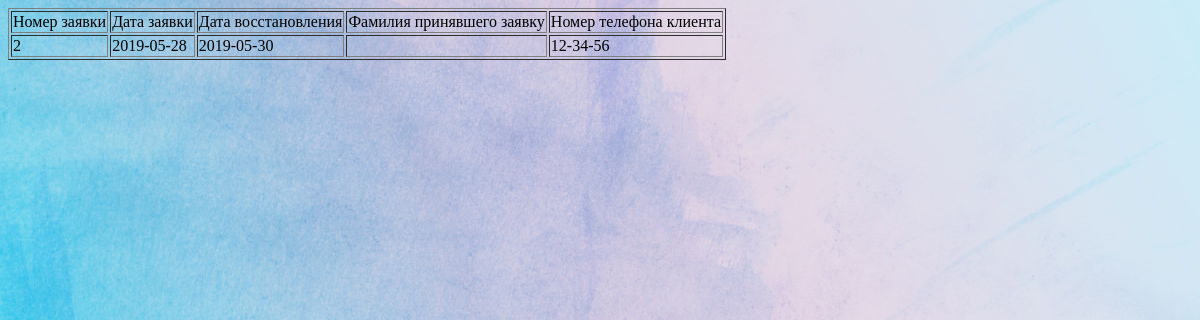
Screenshot of /ind_repair_table.php with the database file from the repository.
### tables this page shows
CREATE TABLE `repairs` (
  `number_claim` int(5) NOT NULL,
  `date_claim` date NOT NULL,
  `date_repair` date NOT NULL,
  `inspector` varchar(15) DEFAULT NULL,
  `customer_phone` varchar(10) NOT NULL
);

### ind_repair_table.php (the view, shortened to what this page needs)
<?php
include "ind1.php";
$rep = mysqli_query($link, "select * from repairs;");
if($rep)
{
  echo '<form name="feedback" action="" method="post">';
  echo "<table border=1>";
  echo "<tr><td>Номер заявки</td><td>Дата заявки</td><td>Дата восстановления</td><td>Фамилия принявшего заявку</td><td>Номер телефона клиента</td></tr>";
  while($r = mysqli_fetch_array($rep))
  {
    echo "<tr><td>".$r['number_claim']."&nbsp;</td><td>".$r['date_claim']."&nbsp </td><td>".$r['date_repair']."&nbsp;</td><td>" .$r['inspector']."&nbsp;</td><td>".$r['customer_phone']."&nbsp;</td></tr>";
  }
  echo "</table>";
}
else
{
  echo "<p><b>Error: ".mysqli_error($link)."</b><p>";
  exit();
}
?>
<!DOCTYPE html>
<html lang="en">
<head>
  <link rel="stylesheet" type="text/css" href="ind_css3.css">
</head>
<body>
</body>
</html>

### ind_css3.css (style rules this page uses)
body { background-image: url("ind_ph.jpg"); }

### rows the page displays
repairs: number_claim "2", date_claim "2019-05-28", date_repair "2019-05-30", customer_phone "12-34-56"
